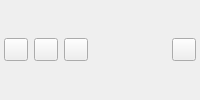
<?xml version="1.0" encoding="UTF-8"?>
<ui version="4.0">
 <class>GlobalVariablesWidget</class>
 <widget class="QWidget" name="GlobalVariablesWidget">
  <layout class="QHBoxLayout" name="horizontalLayout">
   <property name="leftMargin"><number>4</number></property>
   <property name="topMargin"><number>4</number></property>
   <property name="rightMargin"><number>4</number></property>
   <property name="bottomMargin"><number>4</number></property>
   <item><widget class="QToolButton" name="addButton"/></item>
   <item><widget class="QToolButton" name="editButton"/></item>
   <item><widget class="QToolButton" name="deleteButton"/></item>
   <item>
    <spacer name="horizontalSpacer">
     <property name="orientation"><enum>Qt::Horizontal</enum></property>
     <property name="sizeHint" stdset="0"><size><width>0</width><height>0</height></size></property>
    </spacer>
   </item>
   <item><widget class="QToolButton" name="refreshButton"/></item>
  </layout>
 </widget>
 <resources/>
 <connections/>
</ui>
